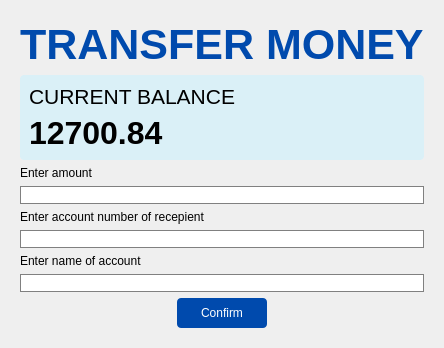
<?xml version="1.0" encoding="UTF-8"?>
<ui version="4.0">
 <class>Form</class>
 <widget class="QWidget" name="Form">
  <property name="geometry">
   <rect>
    <x>0</x>
    <y>0</y>
    <width>400</width>
    <height>300</height>
   </rect>
  </property>
  <property name="windowTitle">
   <string>Form</string>
  </property>
  <layout class="QHBoxLayout" name="horizontalLayout">
   <item>
    <widget class="QGroupBox" name="groupBox">
     <property name="styleSheet">
      <string notr="true">border: 0;</string>
     </property>
     <property name="title">
      <string/>
     </property>
     <layout class="QVBoxLayout" name="verticalLayout_4">
      <item alignment="Qt::AlignHCenter">
       <widget class="QLabel" name="label">
        <property name="font">
         <font>
          <pointsize>32</pointsize>
          <bold>true</bold>
         </font>
        </property>
        <property name="styleSheet">
         <string notr="true">color: #004aad;</string>
        </property>
        <property name="text">
         <string>TRANSFER MONEY</string>
        </property>
       </widget>
      </item>
      <item>
       <widget class="QGroupBox" name="groupBox_2">
        <property name="styleSheet">
         <string notr="true">background: #daf0f7;
border-radius: 4px;</string>
        </property>
        <property name="title">
         <string/>
        </property>
        <layout class="QVBoxLayout" name="verticalLayout_2">
         <item>
          <widget class="QLabel" name="balance_tag">
           <property name="font">
            <font>
             <pointsize>16</pointsize>
            </font>
           </property>
           <property name="text">
            <string>CURRENT BALANCE</string>
           </property>
          </widget>
         </item>
         <item>
          <widget class="QLabel" name="balance_label">
           <property name="font">
            <font>
             <pointsize>24</pointsize>
             <bold>true</bold>
            </font>
           </property>
           <property name="text">
            <string>12700.84</string>
           </property>
          </widget>
         </item>
        </layout>
       </widget>
      </item>
      <item>
       <spacer name="verticalSpacer_2">
        <property name="orientation">
         <enum>Qt::Vertical</enum>
        </property>
        <property name="sizeHint" stdset="0">
         <size>
          <width>20</width>
          <height>40</height>
         </size>
        </property>
       </spacer>
      </item>
      <item>
       <layout class="QVBoxLayout" name="verticalLayout_3">
        <item>
         <layout class="QVBoxLayout" name="verticalLayout">
          <item>
           <widget class="QLabel" name="label_3">
            <property name="text">
             <string>Enter amount</string>
            </property>
           </widget>
          </item>
          <item>
           <widget class="QLineEdit" name="lineEdit">
            <property name="minimumSize">
             <size>
              <width>0</width>
              <height>0</height>
             </size>
            </property>
            <property name="styleSheet">
             <string notr="true">border: 1px solid gray;</string>
            </property>
            <property name="text">
             <string/>
            </property>
           </widget>
          </item>
          <item>
           <spacer name="verticalSpacer_5">
            <property name="orientation">
             <enum>Qt::Vertical</enum>
            </property>
            <property name="sizeHint" stdset="0">
             <size>
              <width>20</width>
              <height>40</height>
             </size>
            </property>
           </spacer>
          </item>
          <item>
           <widget class="QLabel" name="label_4">
            <property name="text">
             <string>Enter account number of recepient</string>
            </property>
           </widget>
          </item>
          <item>
           <widget class="QLineEdit" name="lineEdit_2">
            <property name="minimumSize">
             <size>
              <width>0</width>
              <height>0</height>
             </size>
            </property>
            <property name="accessibleDescription">
             <string/>
            </property>
            <property name="styleSheet">
             <string notr="true">border: 1px solid gray;</string>
            </property>
            <property name="text">
             <string/>
            </property>
           </widget>
          </item>
          <item>
           <spacer name="verticalSpacer_6">
            <property name="orientation">
             <enum>Qt::Vertical</enum>
            </property>
            <property name="sizeHint" stdset="0">
             <size>
              <width>20</width>
              <height>40</height>
             </size>
            </property>
           </spacer>
          </item>
          <item>
           <widget class="QLabel" name="label_5">
            <property name="text">
             <string>Enter name of account</string>
            </property>
           </widget>
          </item>
          <item>
           <widget class="QLineEdit" name="lineEdit_3">
            <property name="minimumSize">
             <size>
              <width>0</width>
              <height>0</height>
             </size>
            </property>
            <property name="styleSheet">
             <string notr="true">border: 1px solid gray;</string>
            </property>
            <property name="text">
             <string/>
            </property>
           </widget>
          </item>
          <item>
           <spacer name="verticalSpacer_4">
            <property name="orientation">
             <enum>Qt::Vertical</enum>
            </property>
            <property name="sizeHint" stdset="0">
             <size>
              <width>20</width>
              <height>40</height>
             </size>
            </property>
           </spacer>
          </item>
         </layout>
        </item>
        <item alignment="Qt::AlignHCenter">
         <widget class="QPushButton" name="btn_confirm">
          <property name="minimumSize">
           <size>
            <width>90</width>
            <height>30</height>
           </size>
          </property>
          <property name="styleSheet">
           <string notr="true">background: #004aad;
color: #ffffff;
border-radius: 4px;</string>
          </property>
          <property name="text">
           <string>Confirm</string>
          </property>
         </widget>
        </item>
       </layout>
      </item>
      <item>
       <spacer name="verticalSpacer_3">
        <property name="orientation">
         <enum>Qt::Vertical</enum>
        </property>
        <property name="sizeHint" stdset="0">
         <size>
          <width>20</width>
          <height>40</height>
         </size>
        </property>
       </spacer>
      </item>
     </layout>
    </widget>
   </item>
  </layout>
 </widget>
 <resources/>
 <connections/>
</ui>
